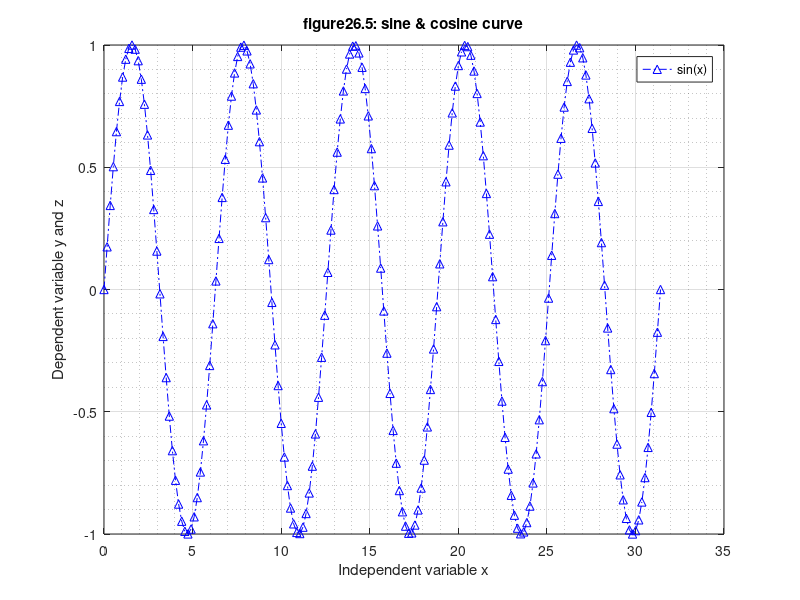

This chart was generated by the following MATLAB code:
clc
%axis xy
axis equal
x = linspace(0,10*pi,180);
y = sin(x);
z = cos(x);
%plot(x,y,x,z)
plot (x,y,'b-.^')
%plot (x,z,'m-')
legend ('sin(x)') % extra lines: ,'sin(y)'
box on, grid on
text(2,5,0.7,'sin(x)')
xlabel('Independent variable x')
ylabel('Dependent variable y and z')
grid on
grid minor % toggles the visibility of minor grildlines
title('figure26.5: sine & cosine curve')

%{
plot (x,y,x,z1,x,z2)
title('Figure 26.2:Sine and Cosine')
W = [y;z];
plot(x,W)
%}

%{
plot (x,y,'b-.^',x,z,'c-',x,1.2*z,'m+')
title('Figure 26.4: Linestyles and Markers')
set(0, 'DefaultAxesXgrid','on')
set(0, 'DefaultAxesYgrid','on')
set(0, 'DefaultAxesZgrid','on')
%}